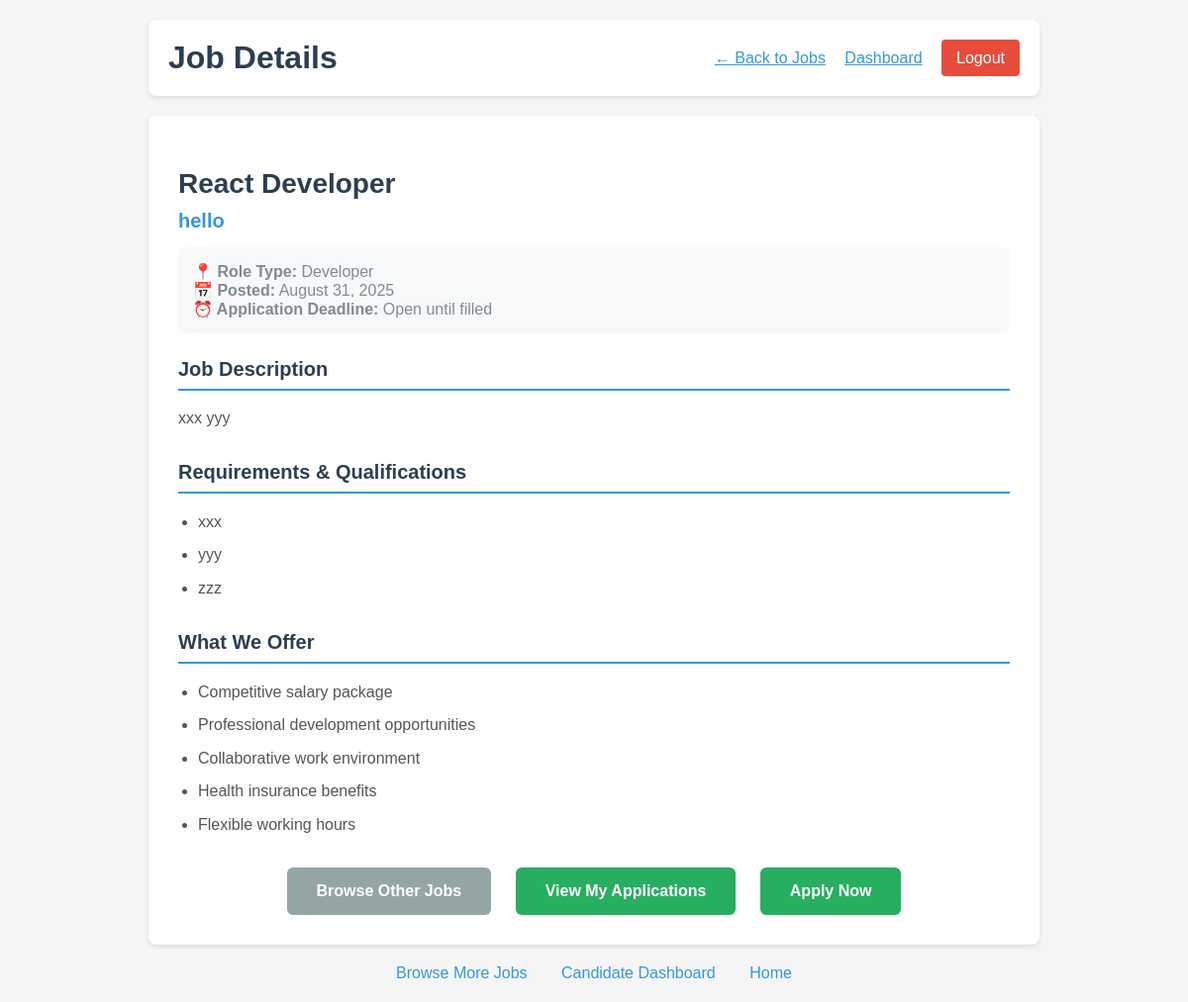
The app's page /job/7 (signed in) with its own data.
### app.py (models this page shows, shortened)
class Job(db.Model):
    id = db.Column(db.Integer, primary_key=True)
    title = db.Column(db.String(100), nullable=False)
    description = db.Column(db.Text, nullable=False)
    requirements = db.Column(db.Text)
    role_type = db.Column(db.String(50), nullable=False)  # e.g., 'Developer', 'UI/UX', 'Marketing'
    company_id = db.Column(db.Integer, db.ForeignKey('company.id'), nullable=False)
    date_posted = db.Column(db.DateTime, nullable=False, default=datetime.utcnow)
    applications = db.relationship('Application', backref='position', lazy=True)

class Company(UserMixin, db.Model):
    id = db.Column(db.Integer, primary_key=True)
    company_name = db.Column(db.String(100), unique=True, nullable=False)
    email = db.Column(db.String(120), unique=True, nullable=False)
    password_hash = db.Column(db.String(128))
    jobs = db.relationship('Job', backref='employer', lazy=True)

### app.py (the view)
@app.route('/job/<int:job_id>')
@login_required
def view_job(job_id):
    if not isinstance(current_user, Candidate):
        flash('Access denied. Please login as a candidate.', 'error')
        return redirect(url_for('login'))
    job = Job.query.get_or_404(job_id)
    application = Application.query.filter_by(
        candidate_id=current_user.id,
        job_id=job_id
    ).first()
    has_applied = application is not None
    application_status = None
    if has_applied:
        application_status = application.status
    return render_template('job_details.html',
                         user=current_user,
                         job=job,
                         has_applied=has_applied,
                         application=application,  # Add this line
                         application_status=application_status)

### app.py (called while the page is built)
@login_manager.user_loader
def load_user(user_id):
    print(f"Trying to load user with ID: {user_id}")
    if not user_id or '_' not in user_id:
        print("Invalid user ID format")
        return None
    try:
        user_type, id_num = user_id.split('_', 1)
        id_num = int(id_num)
        if user_type == 'candidate':
            user = Candidate.query.get(id_num)
            if user:
                print(f"Loaded candidate: {user.username}")
            return user
        elif user_type == 'company':
            user = Company.query.get(id_num)
            if user:
                print(f"Loaded company: {user.company_name}")
            return user
        else:
            print(f"Unknown user type: {user_type}")
            return None
    except ValueError:
        print(f"Invalid user ID format: {user_id}")
        return None

### templates/job_details.html (shortened to what this page needs)
<!DOCTYPE html>
<html lang="en">
<head>
</head>
<body>
    <div class="header">
        <h1 class="welcome">Job Details</h1>
        <div>
            <a href="{{ url_for('browse_jobs') }}" style="margin-right: 15px; color: #3498db;">← Back to Jobs</a>
            <a href="{{ url_for('candidate_dashboard') }}" style="margin-right: 15px; color: #3498db;">Dashboard</a>
            <a href="{{ url_for('logout') }}" class="logout-btn">Logout</a>
        </div>
    </div>
    <div class="job-details-container">
        <div class="job-header">
            <h2 class="job-title">{{ job.title }}</h2>
            <div class="company-name">{{ job.employer.company_name }}</div>
            <div class="job-meta">
                <strong>📍 Role Type:</strong> {{ job.role_type }}<br>
                <strong>📅 Posted:</strong> {{ job.date_posted.strftime('%B %d, %Y') }}<br>
                <strong>⏰ Application Deadline:</strong> Open until filled
            </div>
        </div>
        <div class="job-section">
            <h3 class="section-title">Job Description</h3>
            <div class="job-description">
                {{ job.description|replace('\n', '<br>')|safe }}
            </div>
        </div>
        {% if job.requirements %}
        <div class="job-section">
            <h3 class="section-title">Requirements & Qualifications</h3>
            <ul class="requirements-list">
                {% for requirement in job.requirements.split('\n') %}
                    {% if requirement.strip() %}
                        <li>{{ requirement }}</li>
                    {% endif %}
                {% endfor %}
            </ul>
        </div>
        {% endif %}
        <div class="job-section">
            <h3 class="section-title">What We Offer</h3>
            <ul class="requirements-list">
                <li>Competitive salary package</li>
                <li>Professional development opportunities</li>
                <li>Collaborative work environment</li>
                <li>Health insurance benefits</li>
                <li>Flexible working hours</li>
            </ul>
        </div>
        <div class="action-buttons">
            {% if has_applied %}
                <a href="{{ url_for('browse_jobs') }}" class="btn btn-secondary">Browse Other Jobs</a>
                <a href="{{ url_for('candidate_dashboard') }}" class="btn btn-primary">View My Applications</a>
            <a href="{{ url_for('assessment') }}" class="btn btn-primary">Apply Now</a>
            {% else %}
    <a href="{{ url_for('apply_job', job_id=job.id) }}" class="btn btn-primary">Apply Now</a>
      <a href="{{ url_for('browse_jobs') }}" class="btn btn-secondary">Back to Jobs</a>
            {% endif %}
        </div>
    </div>
    <div class="nav-links">
        <a href="{{ url_for('browse_jobs') }}">Browse More Jobs</a>
        <a href="{{ url_for('candidate_dashboard') }}">Candidate Dashboard</a>
        <a href="{{ url_for('home') }}">Home</a>
    </div>
</body>
</html>

### templates/job_details.html (style rules this page uses)
body { font-family: Arial, sans-serif; max-width: 900px; margin: 0 auto; padding: 20px; background-color: #f5f5f5; }
.header { display: flex; justify-content: space-between; align-items: center; background: white; padding: 20px; border-radius: 8px; box-shadow: 0 2px 5px rgba(0,0,0,0.1); margin-bottom: 20px; }
.welcome { color: #2c3e50; margin: 0; }
.logout-btn { background-color: #e74c3c; color: white; padding: 10px 15px; text-decoration: none; border-radius: 4px; }
.job-details-container { background: white; padding: 30px; border-radius: 8px; box-shadow: 0 2px 5px rgba(0,0,0,0.1); margin-bottom: 20px; }
.job-header { margin-bottom: 25px; }
.job-title { color: #2c3e50; margin-bottom: 10px; font-size: 28px; }
.company-name { color: #3498db; font-size: 20px; font-weight: bold; margin-bottom: 15px; }
.job-meta { color: #7f8c8d; margin-bottom: 20px; padding: 15px; background: #f8f9fa; border-radius: 6px; }
.job-section { margin-bottom: 30px; }
.section-title { color: #2c3e50; border-bottom: 2px solid #3498db; padding-bottom: 8px; margin-bottom: 15px; font-size: 20px; }
.job-description { line-height: 1.6; color: #555; font-size: 16px; }
.requirements-list { padding-left: 20px; line-height: 1.6; }
.requirements-list li { margin-bottom: 8px; color: #555; }
.action-buttons { margin-top: 30px; text-align: center; }
.btn { padding: 15px 30px; border: none; border-radius: 6px; cursor: pointer; text-decoration: none; display: inline-block; font-size: 16px; font-weight: bold; margin: 0 10px; transition: all 0.3s ease; }
.btn-primary { background-color: #27ae60; color: white; }
.btn-secondary { background-color: #95a5a6; color: white; }
.nav-links { text-align: center; margin-top: 20px; }
.nav-links a { color: #3498db; text-decoration: none; margin: 0 15px; }

### records on screen
Job: title "React Developer", role_type "Developer", date_posted "August 31, 2025", description "xxx yyy"
Company: employer.company_name "hello"

### other values on screen
{{ requirement }} "xxx" "yyy" "zzz"
